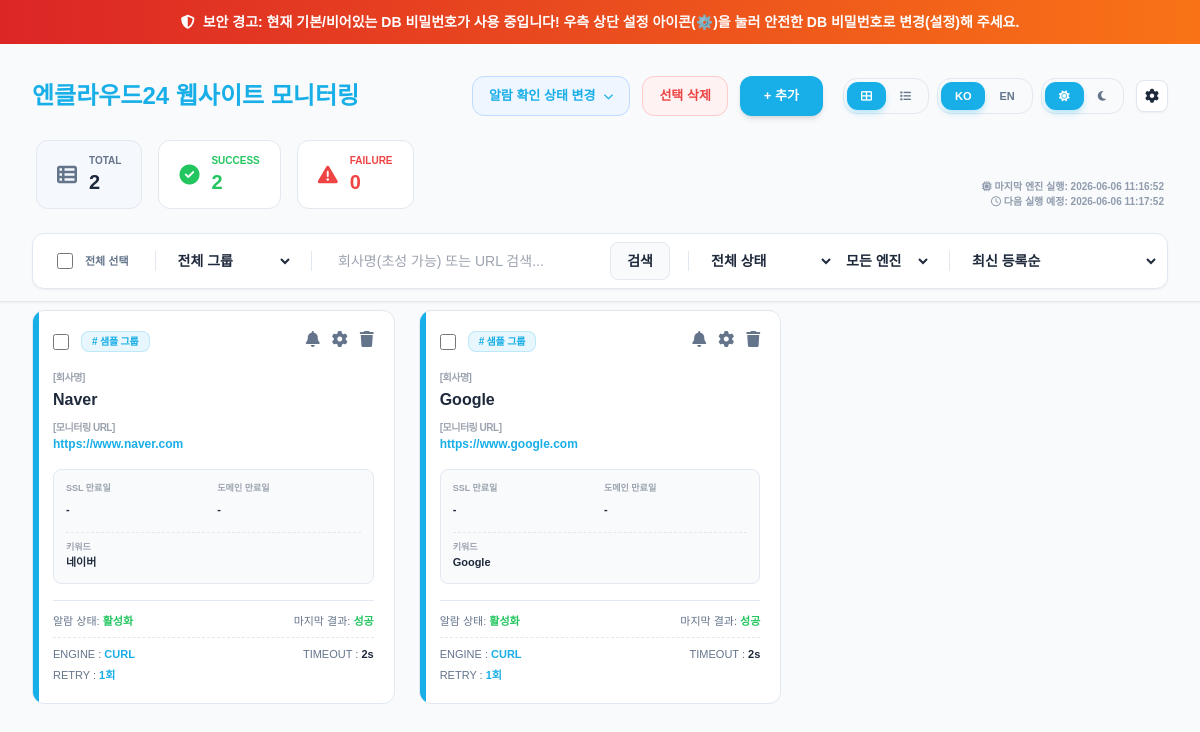
The page /webmon/website_status.php?settings_saved=1 on the database its author committed.
### tables this page shows
CREATE TABLE IF NOT EXISTS `monitor_conf` (
    `no`            INT(11)         NOT NULL AUTO_INCREMENT,
    `company`       VARCHAR(200)    NOT NULL DEFAULT '' COMMENT '회사명',
    `group_name`    VARCHAR(100)    NOT NULL DEFAULT '기본 그룹' COMMENT '그룹명',
    `url`           VARCHAR(500)    NOT NULL DEFAULT '' COMMENT '모니터링 URL',
    `contents`      VARCHAR(500)    NOT NULL DEFAULT '' COMMENT '확인 키워드',
    `check`         VARCHAR(20)     NOT NULL DEFAULT 'alarm' COMMENT 'alarm|no alarm|disable',
    `ssl_mon`       TINYINT(1)      NOT NULL DEFAULT 1 COMMENT 'SSL 만료 모니터링 여부',
    `dom_mon`       TINYINT(1)      NOT NULL DEFAULT 1 COMMENT '도메인 만료 모니터링 여부',
    `ssl_expiry`    DATE            DEFAULT NULL COMMENT 'SSL 만료일',
    `dom_expiry`    DATE            DEFAULT NULL COMMENT '도메인 만료일',
    `comment`       VARCHAR(500)    NOT NULL DEFAULT '' COMMENT '권장 처리 내용',
    `sender_email`  VARCHAR(255)    NOT NULL DEFAULT '' COMMENT '발송자 이메일',
    `receiver_email` VARCHAR(255)    NOT NULL DEFAULT '' COMMENT '수신자 이메일',
    `email_mode`    VARCHAR(20)     NOT NULL DEFAULT 'none' COMMENT '이메일 발송 방식',
    `mod_date`      DATETIME        DEFAULT NULL COMMENT '마지막 수정/실행 시각',
    `value`         TINYINT(1)      NOT NULL DEFAULT 1 COMMENT '마지막 체크 결과 (1=성공, 0=실패)',
    `response_time` FLOAT           NOT NULL DEFAULT 0.0 COMMENT '응답시간(초)',
    `retry_count`   INT(3)          NOT NULL DEFAULT 1 COMMENT '재시도 횟수',
    `timeout_sec`   INT(3)          NOT NULL DEFAULT 2 COMMENT '타임아웃(초)',
    `engine_type`   VARCHAR(10)     NOT NULL DEFAULT 'lynx' COMMENT 'lynx|curl',
    `cross_check`   TINYINT(1)      NOT NULL DEFAULT 0 COMMENT '크로스 체크 여부',
    `sched_enabled` TINYINT(1)      NOT NULL DEFAULT 0 COMMENT '스케줄링 활성 여부',
    `sched_start_time` VARCHAR(5)   NOT NULL DEFAULT '09:00' COMMENT '스케줄 시작 시간',
    `sched_end_time` VARCHAR(5)     NOT NULL DEFAULT '18:00' COMMENT '스케줄 종료 시간',
    `sched_mode`    VARCHAR(10)     NOT NULL DEFAULT 'active' COMMENT '스케줄 모드 (active|mute)',
    PRIMARY KEY (`no`),
    INDEX `idx_group`  (`group_name`),
    INDEX `idx_check`  (`check`),
    INDEX `idx_value`  (`value`)
);

### webmon/views/index.php (shortened to what the rows shown need)
<!DOCTYPE html>
<html lang="<?= strtolower($current_lang ?? 'ko') ?>" class="<?= ($current_theme ?? 'light') === 'dark' ? 'dark' : '' ?>">
<head>
    <script src="https://cdn.tailwindcss.com"></script>
    <link rel="stylesheet" href="https://cdnjs.cloudflare.com/ajax/libs/font-awesome/6.4.2/css/all.min.css">
    <link rel="stylesheet" href="../assets/css/style.css?v=<?=time()?>">
</head>
<body class="m-0 p-0 text-[var(--text-main)] transition-colors duration-200">
    <div id="headerSticky" class="sticky top-0 z-[100] w-full bg-[var(--bg-color)] shadow-sm border-b border-[var(--border-color)]">
        <div class="px-8 pt-8 pb-3">
            <div class="max-w-7xl mx-auto flex flex-col gap-6">
                <div class="flex justify-between items-center">
                    <h1 onclick="location.href='website_status.php'" class="text-2xl text-[#18aee7] font-black cursor-pointer"><?= $t['logo'] ?></h1>
                </div>
            </div>
        </div>
    </div>
    <div class="w-full px-8 pb-20 pt-2">
        <div class="max-w-7xl mx-auto">
            <form id="bulkForm" method="POST" action="website_status.php">
                <div id="mainForm" class="<?= $current_view == 'card' ? 'grid grid-cols-1 md:grid-cols-2 lg:grid-cols-3 gap-6' : 'view-list' ?>">
                    <?php
                    if($result && $result->num_rows > 0) {
                        while($row = $result->fetch_assoc()):
                            $is_disabled = ($row['check'] == 'disable');
                            $is_currently_off_schedule = false;
                            if ($is_disabled) {
                                $border_color = 'bg-gray-400';
                                $status_class = 'text-gray-400';
                                $check_text = $t['status_disable'];
                            } elseif ($is_currently_off_schedule) {
                                $border_color = 'bg-violet-400';
                                $status_class = 'text-violet-500';
                                $check_text = $current_lang == 'KO' ? '스케줄 무음' : 'Sched Mute';
                            } else {
                                $border_color = $row['value'] > 0 ? 'bg-[#18aee7]' : 'bg-red-500';
                                $status_class = ($row['check'] == 'alarm') ? "text-green-500" : "text-orange-500";
                                $check_text = ($row['check'] == 'alarm') ? $t['status_alarm'] : $t['status_noalarm'];
                            }
                            $result_text = $row['value'] > 0 ? $t['v_success'] : $t['v_fail'];
                            $result_color = $row['value'] > 0 ? 'text-green-500' : 'text-red-500';
                            $group_name_display = htmlspecialchars($row['group_name'] ?: '기본 그룹');
                    ?>
                    <div class="monitor-item relative bg-[var(--card-bg)] overflow-hidden transition-all border border-[var(--border-color)] rounded-xl <?= $is_disabled ? 'opacity-60' : '' ?> hover:shadow-md">
                        <div class="absolute top-0 left-0 w-1.5 h-full <?= $border_color ?>"></div>
                        <?php include 'views/components/item_card.php'; ?>
                    </div>
                    <?php
                        endwhile;
                    } else {
                        echo "<div class='col-span-full text-center py-10 text-[var(--text-sub)]'>데이터가 없습니다.</div>";
                    }
                    ?>
                </div>
            </form>
        </div>
    </div>
</body>
</html>

### webmon/views/components/item_card.php (shortened to what the rows shown need)
<div class="p-5 relative <?= $current_view == 'list' ? 'hidden' : 'block' ?>">
    <div class="flex justify-between items-start mb-3">
        <div class="flex items-center gap-3">
            <input type="checkbox" name="chk_ids[]" value="<?=$row['no']?>" data-company="<?=htmlspecialchars($row['company'])?>" class="item-checkbox w-4 h-4 rounded accent-[#18aee7]">
            <span class="group-badge clickable" onclick="filterByGroup('<?=$group_name_display?>')"># <?= $group_name_display ?></span>
        </div>
        <div class="flex gap-3 text-[var(--text-sub)] items-center">
            <?php
            $bell_color = 'hover:text-yellow-500';
            $bell_title = '스케줄 설정';
            ?>
            <i class="fas fa-bell cursor-pointer <?= $bell_color ?>" title="<?= $bell_title ?>" onclick='openScheduleModal(event, <?= json_encode($row) ?>)'></i>
            <i class="fas fa-cog cursor-pointer hover:text-[#18aee7]" onclick='openModal("edit", <?= json_encode($row) ?>)'></i>
            <i class="fas fa-trash cursor-pointer hover:text-red-500" onclick="confirmDelete('<?=htmlspecialchars($row['company'])?>', <?=$row['no']?>)"></i>
        </div>
    </div>
    <div class="mb-4">
        <label class="text-[10px] font-black text-gray-400 dark:text-gray-500 uppercase tracking-tighter">[<?= $t['h_company'] ?>]</label>
        <h2 class="text-[16px] font-black truncate text-[var(--text-main)]"><?= htmlspecialchars($row['company']) ?></h2>
        <label class="text-[10px] font-black text-gray-400 dark:text-gray-500 uppercase mt-2 block tracking-tighter">[<?= $t['h_url'] ?>]</label>
        <p class="text-[12px] text-[#18aee7] font-bold truncate">
            <a href="<?= htmlspecialchars($row['url']) ?>" target="_blank" class="hover:underline">
                <?= htmlspecialchars($row['url']) ?>
            </a>
        </p>
    </div>
    <div class="grid grid-cols-2 gap-2 mb-4 bg-[var(--bg-color)] p-3 rounded-lg border border-[var(--border-color)]">
    <div>
        <span class="text-[9px] font-black text-gray-400 dark:text-gray-500 block"><?= $t['h_ssl'] ?></span>
        <span class="text-[11px] font-bold <?= (strtotime($row['ssl_expiry']) < strtotime('+7 days') && $row['ssl_expiry']) ? 'text-red-500' : '' ?>"><?= $row['ssl_expiry'] ?: '-' ?></span>
    </div>
    <div>
        <span class="text-[9px] font-black text-gray-400 dark:text-gray-500 block"><?= $t['h_dom'] ?></span>
        <span class="text-[11px] font-bold"><?= $row['dom_expiry'] ?: '-' ?></span>
    </div>
    <div class="col-span-2 border-t border-dashed border-[var(--border-color)] pt-2 mt-1">
        <span class="text-[9px] font-black text-gray-400 dark:text-gray-500 block"><?= $t['h_keyword'] ?></span>
        <span class="text-[11px] font-bold text-[var(--text-main)] block truncate" title="<?= htmlspecialchars($row['contents']) ?>"><?= htmlspecialchars($row['contents']) ?></span>
    </div>
</div>
    <div class="flex justify-between items-center text-[11px] border-t border-[var(--border-color)] pt-3">
        <div><span class="text-[var(--text-sub)]"><?= $t['h_alarm'] ?>:</span> <span class="<?= $status_class ?> font-black"><?= $check_text ?></span></div>
        <div><span class="text-[var(--text-sub)]"><?= $t['h_result'] ?>:</span> <span class="<?= $result_color ?> font-black"><?= $is_disabled ? '-' : $result_text ?></span></div>
    </div>
    <div class="flex flex-col gap-1 text-[11px] mt-2 pt-2 border-t border-dashed border-[var(--border-color)]">
        <div class="flex justify-between items-center">
            <div>
                <span class="text-[var(--text-sub)] uppercase">ENGINE :</span>
                <span class="font-black text-[#18aee7]"><?= strtoupper($row['engine_type'] ?? 'lynx') ?></span>
            </div>
            <div class="text-right">
                <span class="text-[var(--text-sub)] uppercase">TIMEOUT :</span>
                <span class="font-black text-[var(--text-main)]"><?= $row['timeout_sec'] ?? 2 ?>s</span>
            </div>
        </div>
        <div>
            <span class="text-[var(--text-sub)] uppercase">RETRY :</span>
            <span class="font-black text-[#18aee7]">
                <?= $row['retry_count'] ?? 1 ?><?= $current_lang == 'KO' ? '회' : ' Time(s)' ?>
            </span>
        </div>
    </div>
</div>

### rows shown on the page
monitor_conf: group_name "샘플 그룹", company "Naver", url "https://www.naver.com", ssl_expiry "-", dom_expiry "-", contents "네이버", check "활성화", value "성공", engine_type "CURL", timeout_sec "2", retry_count "1"
monitor_conf: group_name "샘플 그룹", company "Google", url "https://www.google.com", ssl_expiry "-", dom_expiry "-", contents "Google", check "활성화", value "성공", engine_type "CURL", timeout_sec "2", retry_count "1"

### other values the page prints
$t['logo'] "엔클라우드24 웹사이트 모니터링"
$t['btn_status'] "알람 확인 상태 변경"
$t['btn_del'] "선택 삭제"
$t['btn_add'] "+ 추가"
$stat_total "2"
$stat_success "2"
$stat_fail "0"
$t['last_run'] "마지막 엔진 실행"
$last_run "2026-06-06 11:16:52"
$t['next_run'] "다음 실행 예정"
$next_run "2026-06-06 11:17:52"
$t['select_all'] "전체 선택"
$t['search_btn'] "검색"
form field value "전체 그룹"
form field value "전체 상태"
